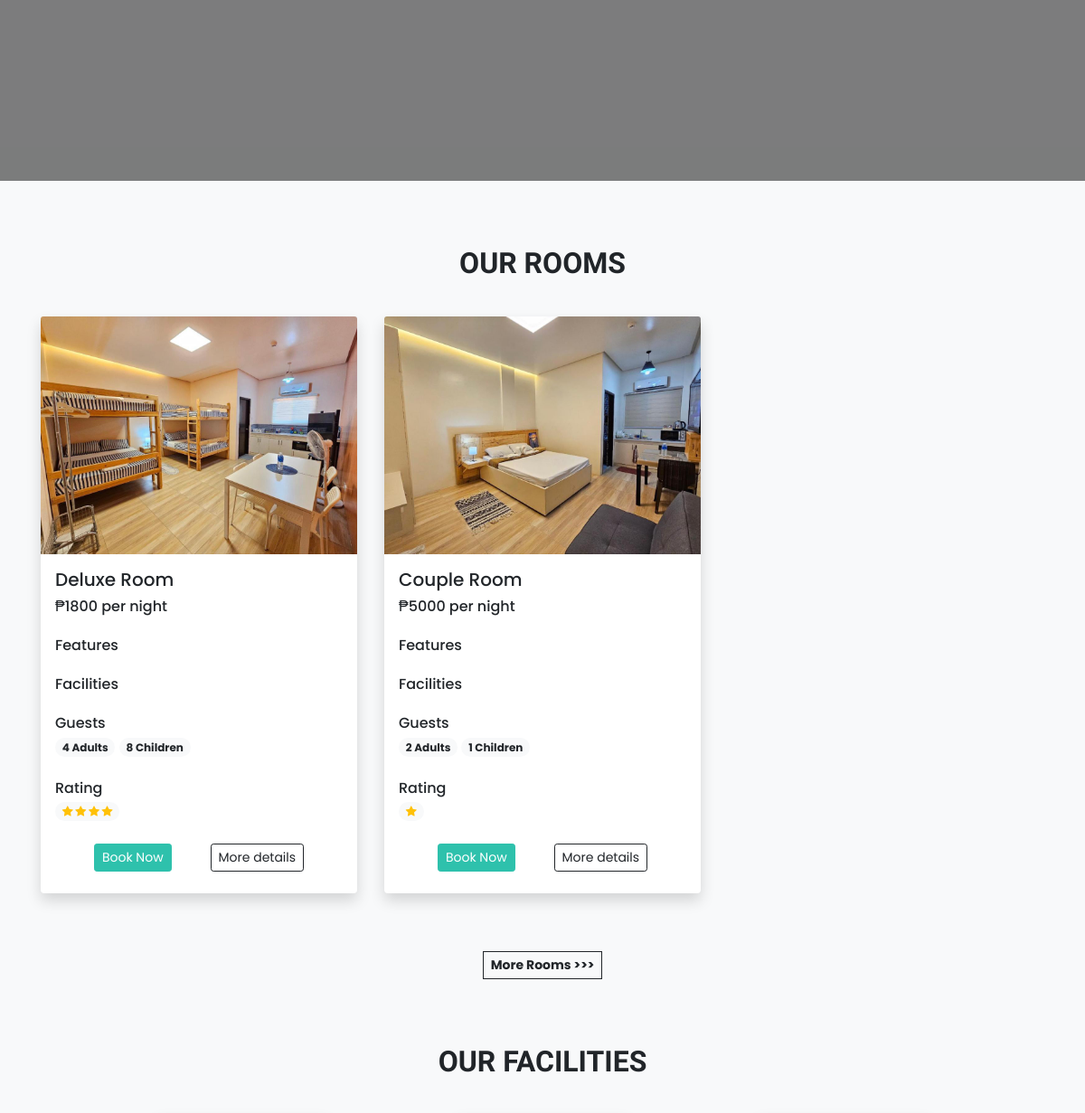
Before: / (middle part) with the older database file.
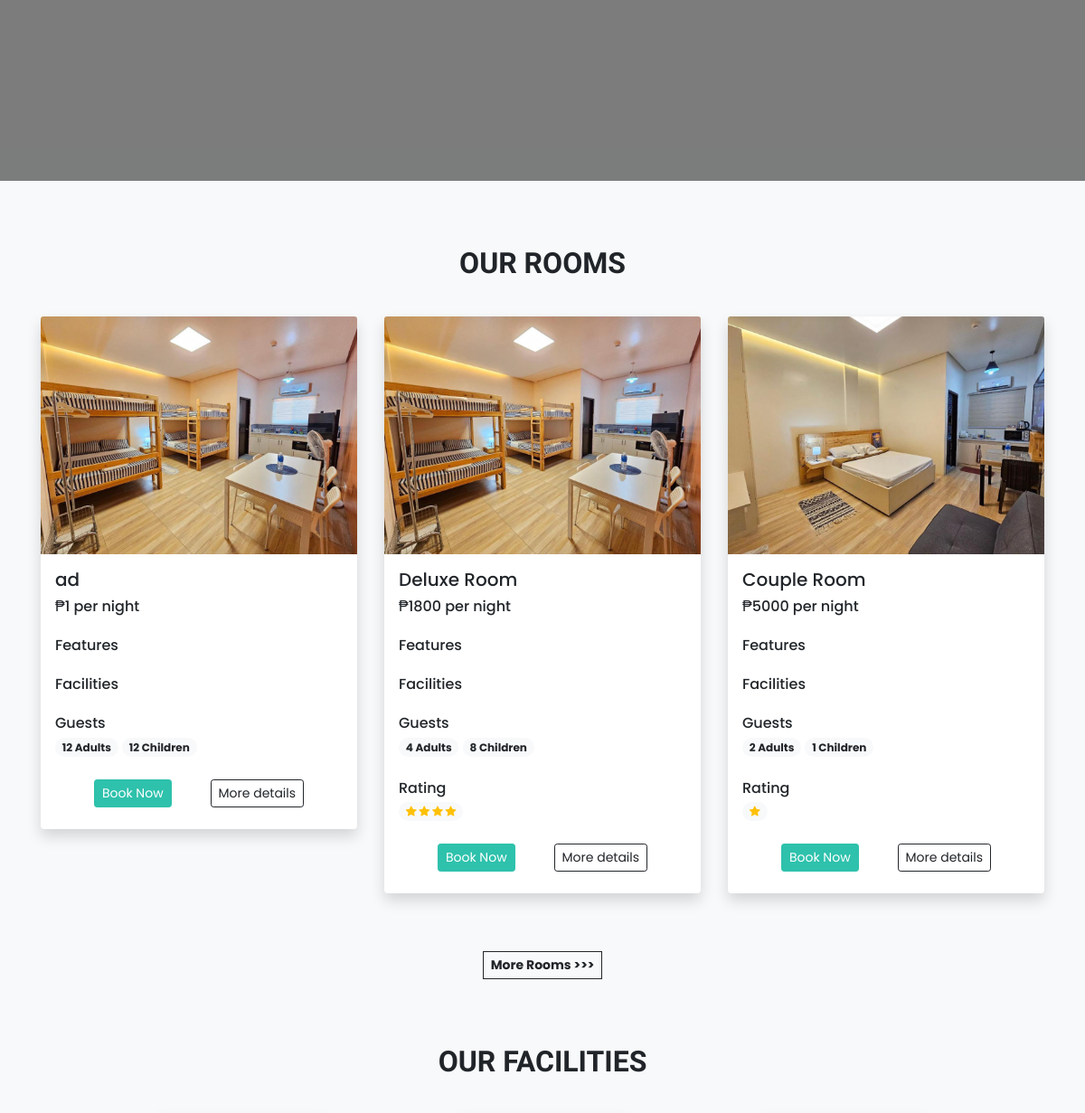
After: the same page with the newer database file.
### tables this page shows
CREATE TABLE `rooms` (
  `id` int(11) NOT NULL AUTO_INCREMENT,
  `name` varchar(150) NOT NULL,
  `area` int(11) NOT NULL,
  `price` int(11) NOT NULL,
  `quantity` int(11) NOT NULL,
  `adult` int(11) NOT NULL,
  `children` int(11) NOT NULL,
  `description` varchar(350) NOT NULL,
  `status` tinyint(4) NOT NULL DEFAULT 1,
  `removed` int(11) NOT NULL DEFAULT 0,
  `archived_at` datetime DEFAULT NULL,
  `is_archived` tinyint(1) NOT NULL DEFAULT 0,
  PRIMARY KEY (`id`)
);

CREATE TABLE `room_images` (
  `sr_no` int(11) NOT NULL AUTO_INCREMENT,
  `room_id` int(11) NOT NULL,
  `image` varchar(150) NOT NULL,
  `thumb` tinyint(4) NOT NULL DEFAULT 0,
  PRIMARY KEY (`sr_no`),
  KEY `room_id` (`room_id`),
  CONSTRAINT `room_images_ibfk_1` FOREIGN KEY (`room_id`) REFERENCES `rooms` (`id`)
);

### admin/inc/db_config.php (called while the page is built, shortened)
<?php
  function select($sql,$values,$datatypes)
  {
    $con = $GLOBALS['con'];
    if($stmt = mysqli_prepare($con,$sql))
    {
      if(!empty($values)){
        mysqli_stmt_bind_param($stmt,$datatypes,...$values);
      }
      if(mysqli_stmt_execute($stmt)){
        $res = mysqli_stmt_get_result($stmt);
        return $res;
      }
      else{
        mysqli_stmt_close($stmt);
        die("Query cannot be executed - Select");
      }
    }
    else{
      die("Query cannot be prepared - Select");
    }
  }
?>

### index.php (the view, shortened to what this page needs)
<!DOCTYPE html>
<html lang="en">
<head>
  <link  rel="stylesheet" href="https://unpkg.com/swiper@7/swiper-bundle.min.css">
  <?php require('inc/links.php'); ?>
</head>
<body class="bg-light">
  <section class="hero-section">
    <div class="swiper swiper-hero">
    </div>
  </section>
  <h2 class="mt-5 pt-4 mb-4 text-center fw-bold h-font">OUR ROOMS</h2>
  <div class="container">
    <div class="row">
      <?php
        $room_res = select("SELECT * FROM `rooms` WHERE `status`=? AND `removed`=? ORDER BY `id` DESC LIMIT 3",[1,0],'ii');
        while($room_data = mysqli_fetch_assoc($room_res))
        {
          $features_data = "";
          $facilities_data = "";
          $room_thumb = ROOMS_IMG_PATH."thumbnail.jpg";
          $thumb_q = mysqli_query($con,"SELECT * FROM `room_images`
            WHERE `room_id`='$room_data[id]'
            AND `thumb`='1'");
          if(mysqli_num_rows($thumb_q)>0){
            $thumb_res = mysqli_fetch_assoc($thumb_q);
            $room_thumb = ROOMS_IMG_PATH.$thumb_res['image'];
          }
          $book_btn = "";
          if(!$settings_r['shutdown']){
            $login=0;
            $book_btn = "<button onclick='checkLoginToBook($login,$room_data[id])' class='btn btn-sm text-white custom-bg shadow-none'>Book Now</button>";
          }
          $rating_q = "SELECT AVG(rating) AS `avg_rating` FROM `rating_review`
            WHERE `room_id`='$room_data[id]' ORDER BY `sr_no` DESC LIMIT 20";
          $rating_res = mysqli_query($con,$rating_q);
          $rating_fetch = mysqli_fetch_assoc($rating_res);
          $rating_data = "";
          if($rating_fetch['avg_rating']!=NULL)
          {
            $rating_data = "<div class='rating mb-4'>
              <h6 class='mb-1'>Rating</h6>
              <span class='badge rounded-pill bg-light'>
            ";
            for($i=0; $i<$rating_fetch['avg_rating']; $i++){
              $rating_data .="<i class='bi bi-star-fill text-warning'></i> ";
            }
            $rating_data .= "</span>
              </div>
            ";
          }
          echo <<<data
            <div class="col-lg-4 col-md-6 my-3">
              <div class="card border-0 shadow" style="max-width: 350px; margin: auto;">
                <img src="$room_thumb" class="card-img-top">
                <div class="card-body">
                  <h5>$room_data[name]</h5>
                  <h6 class="mb-4">₱$room_data[price] per night</h6>
                  <div class="features mb-4">
                    <h6 class="mb-1">Features</h6>
                    $features_data
                  </div>
                  <div class="facilities mb-4">
                    <h6 class="mb-1">Facilities</h6>
                    $facilities_data
                  </div>
                  <div class="guests mb-4">
                    <h6 class="mb-1">Guests</h6>
                    <span class="badge rounded-pill bg-light text-dark text-wrap">
                      $room_data[adult] Adults
                    </span>
                    <span class="badge rounded-pill bg-light text-dark text-wrap">
                      $room_data[children] Children
                    </span>
                  </div>
                  $rating_data
                  <div class="d-flex justify-content-evenly mb-2">
                    $book_btn
                    <a href="room_details.php?id=$room_data[id]" class="btn btn-sm btn-outline-dark shadow-none">More details</a>
                  </div>
                </div>
              </div>
            </div>
          data;
        }
      ?>
      <div class="col-lg-12 text-center mt-5">
        <a href="rooms.php" class="btn btn-sm btn-outline-dark rounded-0 fw-bold shadow-none">More Rooms >>></a>
      </div>
    </div>
  </div>
  <h2 class="mt-5 pt-4 mb-4 text-center fw-bold h-font">OUR FACILITIES</h2>
  <div class="container">
    <div class="row justify-content-evenly px-lg-0 px-md-0 px-5">
    </div>
  </div>
</body>
</html>

Changed rows visible on the page:
added rooms: name "ad", price "1", adult "12", children "12"
